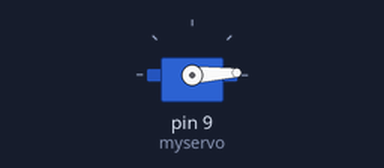
Bench run of a sketch on a simulated Arduino Uno, built with avr-gcc and run on an emulated ATmega328P. On the bench: servo.

Above: at 0.05 s.
At 0.85 s:
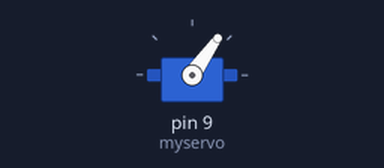
At 1.7 s:
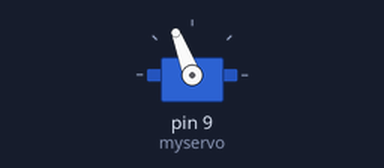
At 3.4 s:
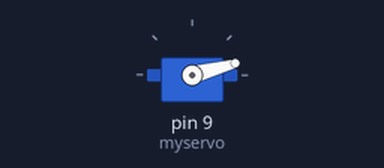
Timing chart, 0 to 8.3 s (numbered marks = the images above):
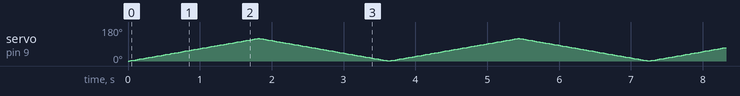

The sketch:

servo_reverse.ino
```cpp
// 서보모터의 팔이 0~120도 까지 움직이다가 120도에서 0으로 역이동

#include <Servo.h>

// 서보 변수 생성
Servo myservo;

void setup() {
  // attach : 핀 번호 설정
  // 서보 라이브러리 사용할때는 이 함수 사용
  myservo.attach(9);
}

void loop() {
  // 120도 까지 천천히 이동
  for (int i = 0; i < 120 ; ++i) {
    myservo.write(i);
    delay(15);
  }
  for (int i = 120; i > 0 ; --i) {
    myservo.write(i);
    delay(15);
  }
}
```
